Frame 1 (no input): blank canvas, image omitted
Frame 60 (the mouse pressed at the canvas centre just before this capture): blank canvas, image omitted
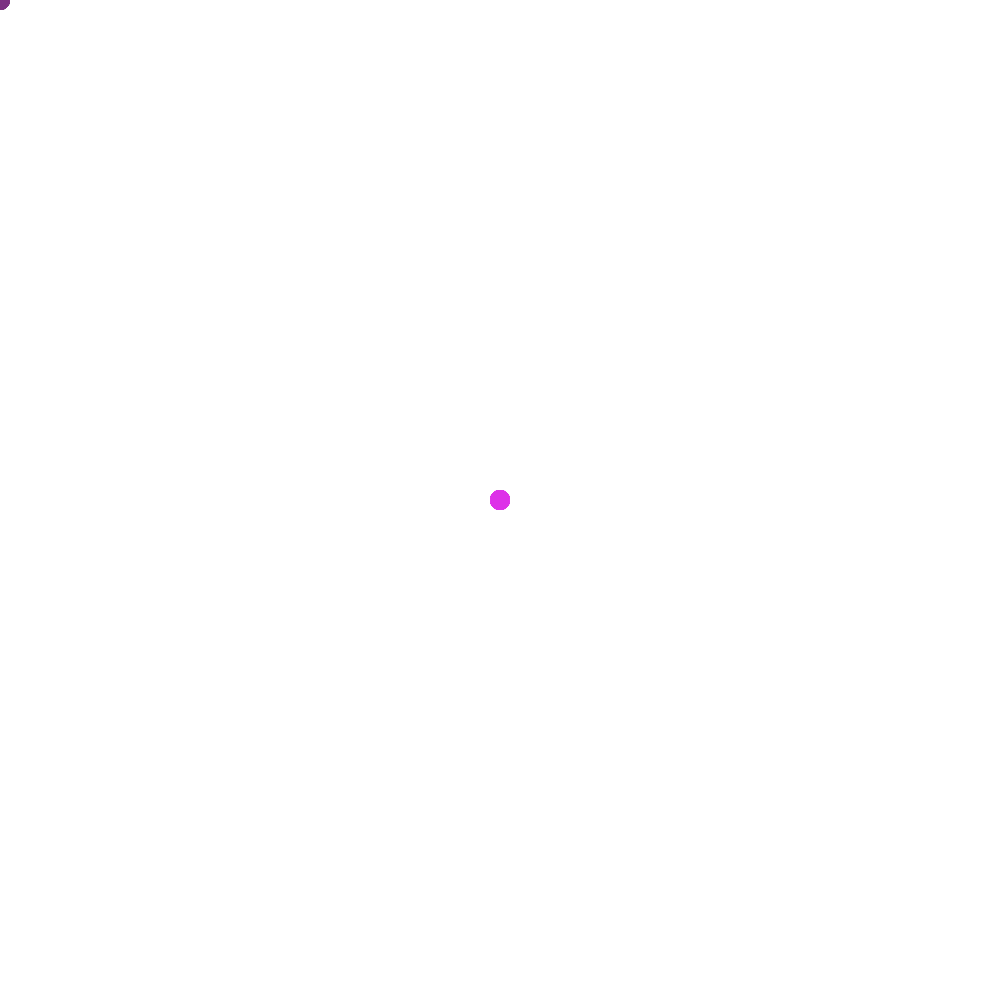
Frame 120 (the mouse held since frame 60 and released just before this capture)

The Processing sketch whose frames 1 and 60 were blank and that drew this single picture after the mouse press (run headless with seeded random() and noise(); from frame 60 on, the mouse is pressed at the canvas centre):

// Processing sketch: Splash
// ── Splash.pde
void setup()
{
  size(1000,1000);
  background(255);
  noStroke();
}

void draw()
{
  fill(120 + (mouseX*0.2),45,130 + (mouseY*0.2), 50);
  circle(mouseX, mouseY, 20);
}
